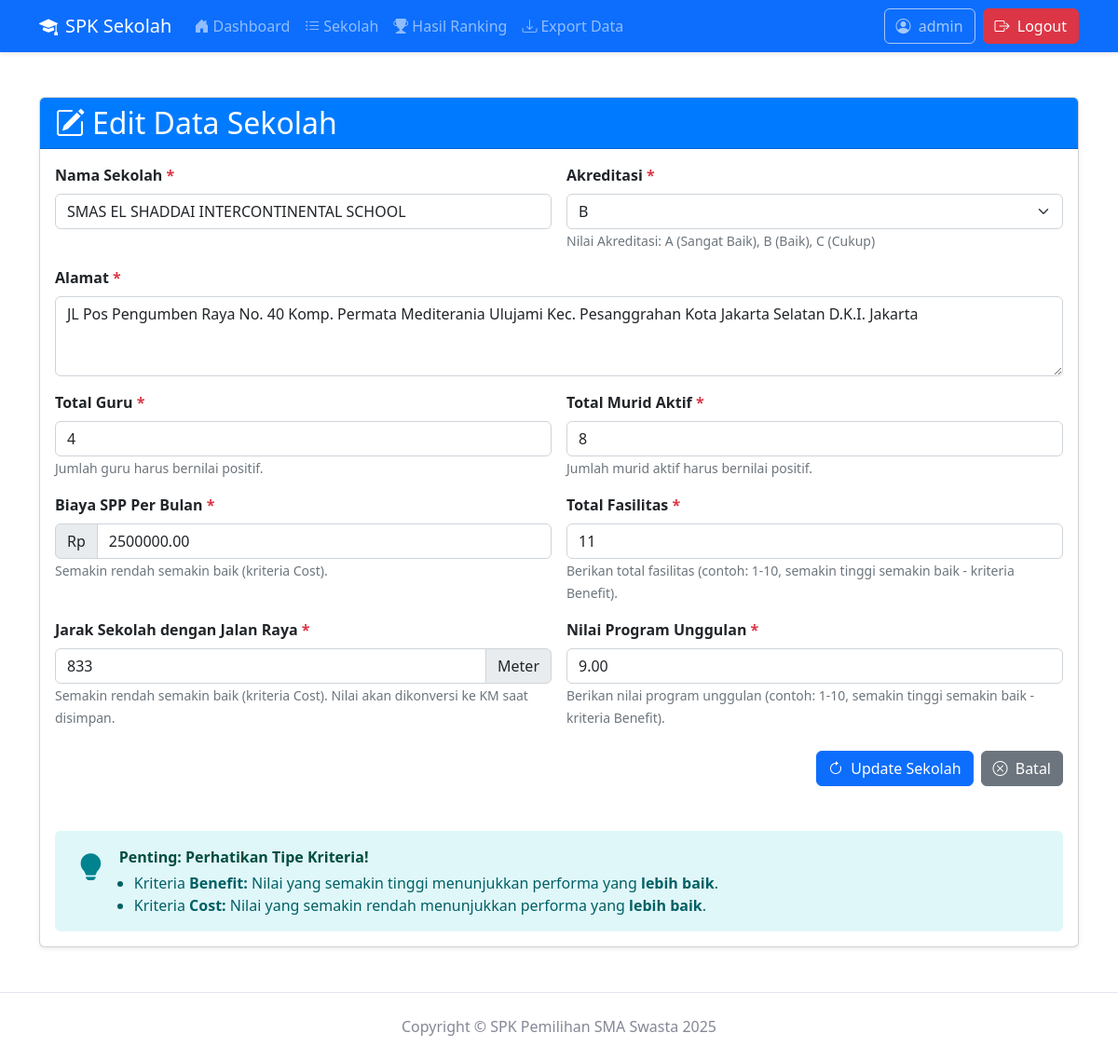
Screenshot of /admin/edit_sekolah.php?id=12 (signed in) with the database file from the repository.
### tables this page shows
CREATE TABLE `sekolah` (
  `id_sekolah` int(11) NOT NULL,
  `nama_sekolah` varchar(255) NOT NULL,
  `alamat` text NOT NULL,
  `akreditasi` char(1) NOT NULL,
  `total_guru` int(11) NOT NULL,
  `total_murid_aktif` int(11) DEFAULT NULL,
  `biaya_spp` decimal(10,2) NOT NULL,
  `fasilitas` int(11) DEFAULT NULL,
  `jarak_jalan_raya` decimal(10,3) NOT NULL,
  `program_unggulan` decimal(5,2) NOT NULL,
  `id_users` int(11) NOT NULL
);

### admin/edit_sekolah.php (the view, shortened to what this page needs)
<?php
require_once '../config.php';
require_once 'navbar.php';
$fixed_kriteria_details = [
    1 => ['nama_kriteria' => 'Akreditasi', 'tipe' => 'benefit', 'input_type' => 'select', 'options' => ['A' => 4, 'B' => 3, 'C' => 2]],
    2 => ['nama_kriteria' => 'Biaya SPP', 'tipe' => 'cost', 'input_type' => 'number'],
    3 => ['nama_kriteria' => 'Fasilitas', 'tipe' => 'benefit', 'input_type' => 'number'],
    4 => ['nama_kriteria' => 'Jarak Sekolah dengan Jalan Raya', 'tipe' => 'cost', 'input_type' => 'number'],
    5 => ['nama_kriteria' => 'Program Unggulan', 'tipe' => 'benefit', 'input_type' => 'number'],
];
$id_sekolah = isset($_GET['id']) ? intval($_GET['id']) : 0;
$sekolah_result = mysqli_query($koneksi, "SELECT * FROM sekolah WHERE id_sekolah = $id_sekolah");
$data_sekolah = mysqli_fetch_assoc($sekolah_result);
?>
<!DOCTYPE html>
<html lang="id">
<head>
    <link href="https://cdn.jsdelivr.net/npm/bootstrap@5.2.3/dist/css/bootstrap.min.css" rel="stylesheet">
    <link rel="stylesheet" href="https://cdn.jsdelivr.net/npm/bootstrap-icons@1.10.2/font/bootstrap-icons.css">
    <link rel="stylesheet" href="https://cdnjs.cloudflare.com/ajax/libs/font-awesome/6.0.0/css/all.min.css">
</head>
<body>
    <div class="container mt-5 mb-5">
        <div class="card shadow-sm">
            <div class="card-header">
                <h2 class="mb-0"><i class="bi bi-pencil-square me-2"></i>Edit Data Sekolah</h2>
            </div>
            <div class="card-body">
                <form action="" method="post">
                    <div class="row g-3">
                        <div class="col-md-6">
                            <label for="nama_sekolah" class="form-label">Nama Sekolah <span class="text-danger">*</span></label>
                            <input type="text" name="nama_sekolah" id="nama_sekolah" class="form-control"
                                    value="<?php echo htmlspecialchars($data_sekolah['nama_sekolah']); ?>" required>
                        </div>
                        <div class="col-md-6">
                            <label for="akreditasi_val" class="form-label">Akreditasi <span class="text-danger">*</span></label>
                            <select name="akreditasi_val" id="akreditasi_val" class="form-select" required>
                                <?php foreach ($fixed_kriteria_details[1]['options'] as $label => $value) { ?>
                                    <option value="<?php echo $label; ?>" <?php echo ($data_sekolah['akreditasi'] == $label) ? 'selected' : ''; ?>>
                                        <?php echo $label; ?>
                                    </option>
                                <?php } ?>
                            </select>
                            <small class="form-text text-muted">Nilai Akreditasi: A (Sangat Baik), B (Baik), C (Cukup)</small>
                        </div>
                        <div class="col-12">
                            <label for="alamat" class="form-label">Alamat <span class="text-danger">*</span></label>
                            <textarea name="alamat" id="alamat" class="form-control" rows="3" required><?php echo htmlspecialchars($data_sekolah['alamat']); ?></textarea>
                        </div>
                        <div class="col-md-6">
                            <label for="total_guru" class="form-label">Total Guru <span class="text-danger">*</span></label>
                            <input type="number" name="total_guru" id="total_guru" class="form-control"
                                    value="<?php echo htmlspecialchars($data_sekolah['total_guru']); ?>" required min="1">
                            <small class="form-text text-muted">Jumlah guru harus bernilai positif.</small>
                        </div>
                        <div class="col-md-6">
                            <label for="total_murid_aktif" class="form-label">Total Murid Aktif <span class="text-danger">*</span></label>
                            <input type="number" name="total_murid_aktif" id="total_murid_aktif" class="form-control"
                                    value="<?php echo htmlspecialchars($data_sekolah['total_murid_aktif']); ?>" required min="1">
                            <small class="form-text text-muted">Jumlah murid aktif harus bernilai positif.</small>
                        </div>
                        <div class="col-md-6">
                            <label for="biaya_spp" class="form-label">Biaya SPP Per Bulan <span class="text-danger">*</span></label>
                            <div class="input-group">
                                <span class="input-group-text">Rp</span>
                                <input type="number" name="biaya_spp_val" id="biaya_spp" class="form-control"
                                        value="<?php echo htmlspecialchars($data_sekolah['biaya_spp']); ?>" required min="1">
                            </div>
                            <small class="form-text text-muted">Semakin rendah semakin baik (kriteria Cost).</small>
                        </div>
                        <div class="col-md-6">
                            <label for="fasilitas_val" class="form-label">Total Fasilitas <span class="text-danger">*</span></label>
                            <input type="number" step="0.01" name="fasilitas_val" id="fasilitas_val" class="form-control"
                                    value="<?php echo htmlspecialchars($data_sekolah['fasilitas']); ?>" required min="0">
                            <small class="form-text text-muted">Berikan total fasilitas (contoh: 1-10, semakin tinggi semakin baik - kriteria Benefit).</small>
                        </div>
                        <div class="col-md-6">
                            <label for="jarak_jalan_raya_val" class="form-label">Jarak Sekolah dengan Jalan Raya <span class="text-danger">*</span></label>
                            <div class="input-group">
                                <input type="number" step="0.01" name="jarak_jalan_raya_val" id="jarak_jalan_raya_val" class="form-control"
                                        value="<?php echo htmlspecialchars($data_sekolah['jarak_jalan_raya'] * 1000); ?>" required min="0">
                                <span class="input-group-text">Meter</span>
                            </div>
                            <small class="form-text text-muted">Semakin rendah semakin baik (kriteria Cost). Nilai akan dikonversi ke KM saat disimpan.</small>
                        </div>
                        <div class="col-md-6">
                            <label for="program_unggulan_val" class="form-label">Nilai Program Unggulan <span class="text-danger">*</span></label>
                            <input type="number" step="0.01" name="program_unggulan_val" id="program_unggulan_val" class="form-control"
                                    value="<?php echo htmlspecialchars($data_sekolah['program_unggulan']); ?>" required min="0">
                            <small class="form-text text-muted">Berikan nilai program unggulan (contoh: 1-10, semakin tinggi semakin baik - kriteria Benefit).</small>
                        </div>
                    </div>
                    <div class="d-flex justify-content-end gap-2 mt-4">
                        <button type="submit" class="btn btn-primary"><i class="bi bi-arrow-clockwise me-1"></i> Update Sekolah</button>
                        <a href="daftar_sekolah.php" class="btn btn-secondary"><i class="bi bi-x-circle me-1"></i> Batal</a>
                    </div>
                </form>
                <div class="alert-info-tip mt-5">
                    <i class="bi bi-lightbulb-fill"></i>
                    <div>
                        <strong>Penting: Perhatikan Tipe Kriteria!</strong>
                        <ul class="mb-0 mt-1 ps-3">
                            <li>Kriteria <b>Benefit: </b>Nilai yang semakin tinggi menunjukkan performa yang <b>lebih baik</b>.</li>
                            <li>Kriteria <b>Cost: </b> Nilai yang semakin rendah menunjukkan performa yang <b>lebih baik</b>.</li>
                        </ul>
                    </div>
                </div>
            </div>
        </div>
    </div>
    <?php require_once 'footer.php'; ?>
</body>
</html>

### admin/navbar.php (style rules this page uses)
body { display: flex; flex-direction: column; min-height: 100vh; }

### admin/edit_sekolah.php (style rules this page uses)
body { display: flex; flex-direction: column; min-height: 100vh; }
.container.mt-5 { flex: 1; }
.card-header { background-color: #007bff; color: white; font-weight: bold; }
.alert-info-tip { background-color: #e0f7fa; border-color: #00bcd4; color: #006064; padding: 1rem 1.5rem; border-radius: .375rem; margin-top: 2rem; display: flex; align-items: flex-start; gap: 1rem; }
.alert-info-tip .bi { font-size: 1.8rem; color: #00838f; }
.alert-info-tip strong { color: #004d40; }
.form-label { font-weight: 600; }

### rows the page displays
sekolah: nama_sekolah "SMAS EL SHADDAI INTERCONTINENTAL SCHOOL", akreditasi_val "B", alamat "JL Pos Pengumben Raya No. 40 Komp. Permata Mediterania Ulujami Kec. Pesanggrahan Kota Jakarta Selatan D.K.I. Jakarta", total_guru "4", total_murid_aktif "8", biaya_spp_val "2500000.00", fasilitas_val "11", jarak_jalan_raya_val "833", program_unggulan_val "9.00"

### other values shown
$_SESSION['username'] "admin"
